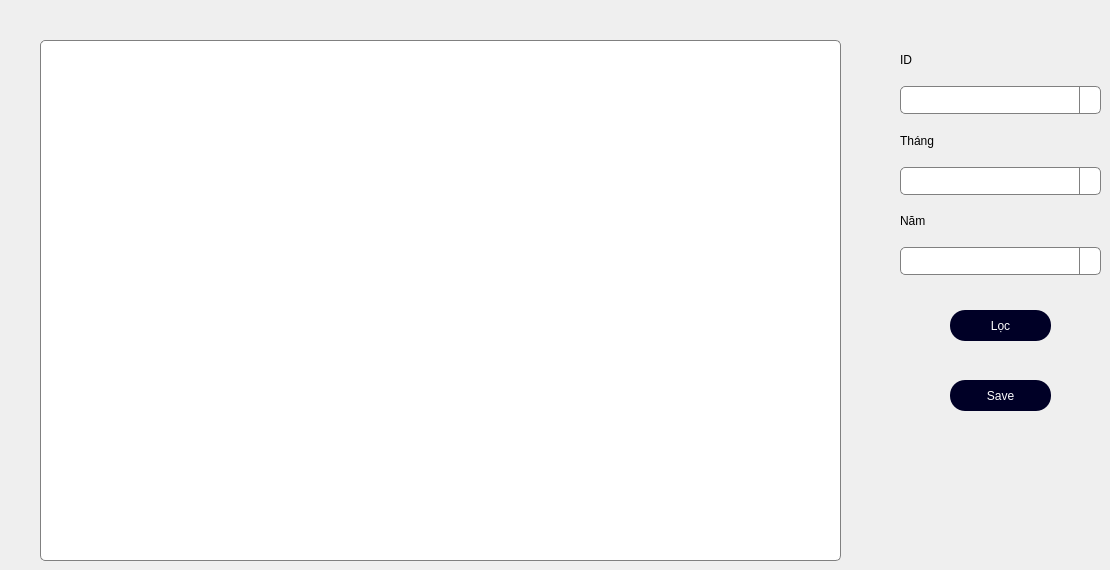
                <widget class="QWidget" name="tab_thongke">
                 <attribute name="title">
                  <string>Page</string>
                 </attribute>
                 <widget class="QTableWidget" name="tb_thong_ke_thang">
                  <property name="geometry">
                   <rect>
                    <x>40</x>
                    <y>40</y>
                    <width>801</width>
                    <height>521</height>
                   </rect>
                  </property>
                  <property name="styleSheet">
                   <string notr="true">QTableWidget {
                border: 1px solid gray;
                border-radius: 5px;
                gridline-color: gray;
                background-color: white;
            }
            QTableWidget::item {
                border-bottom: 1px solid gray;
                padding: 5px;
            }
            QHeaderView::section {
                background-color: lightgray;
                padding: 5px;
                border: 1px solid gray;
            }
            QTableWidget QTableCornerButton::section {
                background-color: lightgray;
                border: 1px solid gray;
            }
            QTableWidget::item:selected {
                background-color: blue;
            }</string>
                  </property>
                 </widget>
                 <widget class="QWidget" name="layoutWidget">
                  <property name="geometry">
                   <rect>
                    <x>900</x>
                    <y>40</y>
                    <width>201</width>
                    <height>235</height>
                   </rect>
                  </property>
                  <layout class="QVBoxLayout" name="verticalLayout">
                   <item>
                    <widget class="QLabel" name="label_20">
                     <property name="text">
                      <string>ID</string>
                     </property>
                    </widget>
                   </item>
                   <item>
                    <widget class="QComboBox" name="combo_tk_id">
                     <property name="styleSheet">
                      <string notr="true">QComboBox {
                border: 1px solid gray;
                border-radius: 5px;
                padding: 5px;
                background-color: white;
            }
            QComboBox::drop-down {
                subcontrol-origin: padding;
                subcontrol-position: top right;
                width: 20px;
                border-left-width: 1px;
                border-left-color: gray;
                border-left-style: solid;
                border-top-right-radius: 3px;
                border-bottom-right-radius: 3px;
            }
            QComboBox::down-arrow {
                image: url(down_arrow.png); /* Ensure you have this image in the same directory or provide the correct path */
                width: 10px;
                height: 10px;
            }
            QComboBox QAbstractItemView {
                border: 1px solid gray;
                selection-background-color: lightgray;
            }</string>
                     </property>
                    </widget>
                   </item>
                   <item>
                    <widget class="QLabel" name="label_21">
                     <property name="text">
                      <string>Tháng</string>
                     </property>
                    </widget>
                   </item>
                   <item>
                    <widget class="QComboBox" name="combo_thang_thongke">
                     <property name="styleSheet">
                      <string notr="true">QComboBox {
                border: 1px solid gray;
                border-radius: 5px;
                padding: 5px;
                background-color: white;
            }
            QComboBox::drop-down {
                subcontrol-origin: padding;
                subcontrol-position: top right;
                width: 20px;
                border-left-width: 1px;
                border-left-color: gray;
                border-left-style: solid;
                border-top-right-radius: 3px;
                border-bottom-right-radius: 3px;
            }
            QComboBox::down-arrow {
                image: url(down_arrow.png); /* Ensure you have this image in the same directory or provide the correct path */
                width: 10px;
                height: 10px;
            }
            QComboBox QAbstractItemView {
                border: 1px solid gray;
                selection-background-color: lightgray;
            }</string>
                     </property>
                    </widget>
                   </item>
                   <item>
                    <widget class="QLabel" name="label_24">
                     <property name="text">
                      <string>Năm</string>
                     </property>
                    </widget>
                   </item>
                   <item>
                    <widget class="QComboBox" name="combo_nam_thongke">
                     <property name="styleSheet">
                      <string notr="true">QComboBox {
                border: 1px solid gray;
                border-radius: 5px;
                padding: 5px;
                background-color: white;
            }
            QComboBox::drop-down {
                subcontrol-origin: padding;
                subcontrol-position: top right;
                width: 20px;
                border-left-width: 1px;
                border-left-color: gray;
                border-left-style: solid;
                border-top-right-radius: 3px;
                border-bottom-right-radius: 3px;
            }
            QComboBox::down-arrow {
                image: url(down_arrow.png); /* Ensure you have this image in the same directory or provide the correct path */
                width: 10px;
                height: 10px;
            }
            QComboBox QAbstractItemView {
                border: 1px solid gray;
                selection-background-color: lightgray;
            }</string>
                     </property>
                    </widget>
                   </item>
                  </layout>
                 </widget>
                 <widget class="QPushButton" name="btn_loc_thongke">
                  <property name="geometry">
                   <rect>
                    <x>950</x>
                    <y>310</y>
                    <width>101</width>
                    <height>31</height>
                   </rect>
                  </property>
                  <property name="styleSheet">
                   <string notr="true">background-color: rgb(0, 0, 38);
color: rgb(255, 255, 255);
border-radius: 15px; </string>
                  </property>
                  <property name="text">
                   <string>Lọc</string>
                  </property>
                 </widget>
                 <widget class="QPushButton" name="btn_save_thongke">
                  <property name="geometry">
                   <rect>
                    <x>950</x>
                    <y>380</y>
                    <width>101</width>
                    <height>31</height>
                   </rect>
                  </property>
                  <property name="styleSheet">
                   <string notr="true">background-color: rgb(0, 0, 38);
color: rgb(255, 255, 255);
border-radius: 15px; </string>
                  </property>
                  <property name="text">
                   <string>Save</string>
                  </property>
                 </widget>
                </widget>
